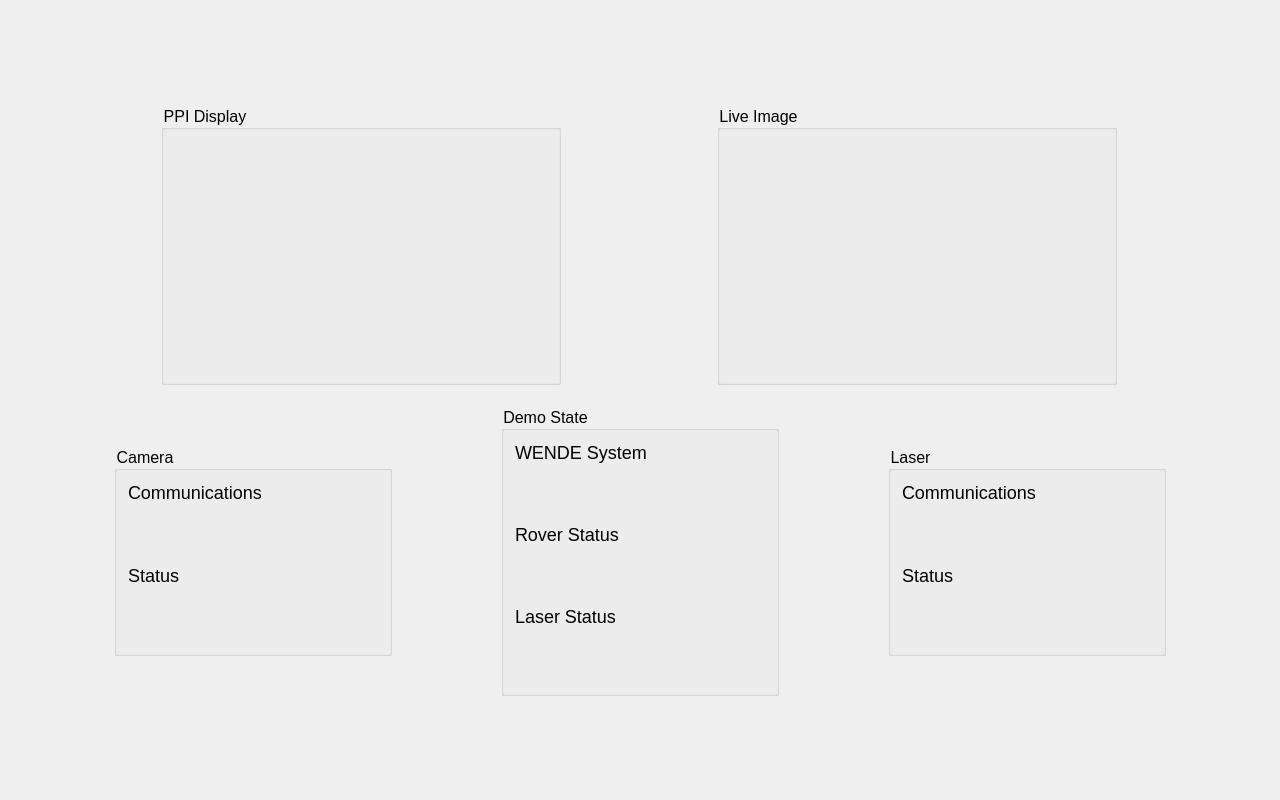
<?xml version="1.0" encoding="UTF-8"?>
<ui version="4.0">
 <class>MainWindow</class>
 <widget class="QMainWindow" name="MainWindow">
  <property name="geometry">
   <rect>
    <x>0</x>
    <y>0</y>
    <width>1280</width>
    <height>800</height>
   </rect>
  </property>
  <property name="minimumSize">
   <size>
    <width>1280</width>
    <height>800</height>
   </size>
  </property>
  <property name="windowTitle">
   <string>WENDE POC PPI</string>
  </property>
  <property name="styleSheet">
   <string notr="true">QToolButton:hover
{
background-color: rgba(165, 165, 165, 50%);
}

QGroupBox
{
font-size: 16px;
/*background-color: hsv(0%, 0%, 75%);*/
}

QLabel
{
font-size: 18px;
}

QPushButton
{
font-size: 18px;
padding: 4px;
}</string>
  </property>
  <widget class="QWidget" name="centralWidget">
   <layout class="QVBoxLayout" name="verticalLayout_17">
    <item>
     <layout class="QVBoxLayout" name="blViewingStatus">
      <item>
       <spacer name="verticalSpacer_4">
        <property name="orientation">
         <enum>Qt::Vertical</enum>
        </property>
        <property name="sizeHint" stdset="0">
         <size>
          <width>20</width>
          <height>40</height>
         </size>
        </property>
       </spacer>
      </item>
      <item>
       <layout class="QHBoxLayout" name="hlViewingStatus">
        <item>
         <layout class="QVBoxLayout" name="vlPPI">
          <property name="sizeConstraint">
           <enum>QLayout::SetDefaultConstraint</enum>
          </property>
          <item>
           <widget class="QGroupBox" name="gbPPI">
            <property name="sizePolicy">
             <sizepolicy hsizetype="Fixed" vsizetype="Fixed">
              <horstretch>0</horstretch>
              <verstretch>0</verstretch>
             </sizepolicy>
            </property>
            <property name="minimumSize">
             <size>
              <width>400</width>
              <height>280</height>
             </size>
            </property>
            <property name="title">
             <string>PPI Display</string>
            </property>
            <layout class="QVBoxLayout" name="verticalLayout_14">
             <item>
              <widget class="QLabel" name="label_2">
               <property name="maximumSize">
                <size>
                 <width>600</width>
                 <height>16777215</height>
                </size>
               </property>
               <property name="text">
                <string/>
               </property>
               <property name="pixmap">
                <pixmap resource="assets/assets.qrc">:/placeholders/ppi-mockup.svg</pixmap>
               </property>
               <property name="scaledContents">
                <bool>true</bool>
               </property>
               <property name="wordWrap">
                <bool>false</bool>
               </property>
               <property name="margin">
                <number>0</number>
               </property>
              </widget>
             </item>
            </layout>
           </widget>
          </item>
         </layout>
        </item>
        <item>
         <layout class="QVBoxLayout" name="vlLiveImage" stretch="0">
          <item>
           <widget class="QGroupBox" name="gbLiveImage">
            <property name="sizePolicy">
             <sizepolicy hsizetype="Fixed" vsizetype="Fixed">
              <horstretch>0</horstretch>
              <verstretch>0</verstretch>
             </sizepolicy>
            </property>
            <property name="minimumSize">
             <size>
              <width>400</width>
              <height>280</height>
             </size>
            </property>
            <property name="title">
             <string>Live Image</string>
            </property>
            <widget class="QLabel" name="label">
             <property name="geometry">
              <rect>
               <x>20</x>
               <y>-70</y>
               <width>401</width>
               <height>431</height>
              </rect>
             </property>
             <property name="text">
              <string/>
             </property>
             <property name="pixmap">
              <pixmap resource="assets/assets.qrc">:/placeholders/testimage.png</pixmap>
             </property>
             <property name="alignment">
              <set>Qt::AlignCenter</set>
             </property>
            </widget>
           </widget>
          </item>
         </layout>
        </item>
        <item>
         <layout class="QVBoxLayout" name="vlDTI">
          <item>
           <layout class="QVBoxLayout" name="vlDTI_2"/>
          </item>
         </layout>
        </item>
       </layout>
      </item>
      <item>
       <layout class="QHBoxLayout" name="hlStatusIndicators">
        <property name="topMargin">
         <number>15</number>
        </property>
        <item>
         <widget class="QGroupBox" name="gbCameraIndicators">
          <property name="sizePolicy">
           <sizepolicy hsizetype="Fixed" vsizetype="Fixed">
            <horstretch>0</horstretch>
            <verstretch>0</verstretch>
           </sizepolicy>
          </property>
          <property name="minimumSize">
           <size>
            <width>275</width>
            <height>204</height>
           </size>
          </property>
          <property name="styleSheet">
           <string notr="true">font-size: 16px;</string>
          </property>
          <property name="title">
           <string>Camera</string>
          </property>
          <layout class="QVBoxLayout" name="verticalLayout_7">
           <item>
            <layout class="QVBoxLayout" name="vlCameraComms">
             <item>
              <widget class="QLabel" name="lblCameraComms">
               <property name="styleSheet">
                <string notr="true">font-size: 18px;</string>
               </property>
               <property name="text">
                <string>Communications</string>
               </property>
              </widget>
             </item>
             <item>
              <widget class="QLabel" name="widCameraComms">
               <property name="minimumSize">
                <size>
                 <width>250</width>
                 <height>50</height>
                </size>
               </property>
               <property name="text">
                <string/>
               </property>
               <property name="pixmap">
                <pixmap resource="assets/assets.qrc">:/indicators/goodIndicator.svg</pixmap>
               </property>
              </widget>
             </item>
            </layout>
           </item>
           <item>
            <layout class="QVBoxLayout" name="vlCameraStatus">
             <item>
              <widget class="QLabel" name="lblCameraStatus">
               <property name="styleSheet">
                <string notr="true">font-size: 18px;</string>
               </property>
               <property name="text">
                <string>Status</string>
               </property>
              </widget>
             </item>
             <item>
              <widget class="QLabel" name="widCameraStatus">
               <property name="minimumSize">
                <size>
                 <width>250</width>
                 <height>50</height>
                </size>
               </property>
               <property name="text">
                <string/>
               </property>
               <property name="pixmap">
                <pixmap resource="assets/assets.qrc">:/indicators/goodIndicator.svg</pixmap>
               </property>
              </widget>
             </item>
            </layout>
           </item>
          </layout>
         </widget>
        </item>
        <item>
         <widget class="QGroupBox" name="gbDemoIndicators">
          <property name="sizePolicy">
           <sizepolicy hsizetype="Fixed" vsizetype="Fixed">
            <horstretch>0</horstretch>
            <verstretch>0</verstretch>
           </sizepolicy>
          </property>
          <property name="minimumSize">
           <size>
            <width>275</width>
            <height>290</height>
           </size>
          </property>
          <property name="styleSheet">
           <string notr="true"/>
          </property>
          <property name="title">
           <string>Demo State</string>
          </property>
          <layout class="QVBoxLayout" name="verticalLayout_10">
           <item>
            <layout class="QVBoxLayout" name="verticalLayout_11">
             <item>
              <widget class="QLabel" name="item_7">
               <property name="styleSheet">
                <string notr="true">font-size: 18px;</string>
               </property>
               <property name="text">
                <string>WENDE System</string>
               </property>
              </widget>
             </item>
             <item>
              <widget class="QLabel" name="widWendeStatus">
               <property name="minimumSize">
                <size>
                 <width>250</width>
                 <height>50</height>
                </size>
               </property>
               <property name="text">
                <string/>
               </property>
               <property name="pixmap">
                <pixmap resource="assets/assets.qrc">:/indicators/goodIndicator.svg</pixmap>
               </property>
              </widget>
             </item>
            </layout>
           </item>
           <item>
            <layout class="QVBoxLayout" name="verticalLayout_12">
             <item>
              <widget class="QLabel" name="item_8">
               <property name="styleSheet">
                <string notr="true">font-size: 18px;</string>
               </property>
               <property name="text">
                <string>Rover Status</string>
               </property>
              </widget>
             </item>
             <item>
              <widget class="QLabel" name="widRoverStatus">
               <property name="minimumSize">
                <size>
                 <width>250</width>
                 <height>50</height>
                </size>
               </property>
               <property name="text">
                <string/>
               </property>
               <property name="pixmap">
                <pixmap resource="assets/assets.qrc">:/indicators/acquiredIndicator.svg</pixmap>
               </property>
              </widget>
             </item>
            </layout>
           </item>
           <item>
            <layout class="QVBoxLayout" name="verticalLayout_13">
             <item>
              <widget class="QLabel" name="item_9">
               <property name="styleSheet">
                <string notr="true">font-size: 18px;</string>
               </property>
               <property name="text">
                <string>Laser Status</string>
               </property>
              </widget>
             </item>
             <item>
              <widget class="QLabel" name="widLaserActive">
               <property name="minimumSize">
                <size>
                 <width>250</width>
                 <height>50</height>
                </size>
               </property>
               <property name="text">
                <string/>
               </property>
               <property name="pixmap">
                <pixmap resource="assets/assets.qrc">:/indicators/activeIndicator.svg</pixmap>
               </property>
              </widget>
             </item>
            </layout>
           </item>
          </layout>
         </widget>
        </item>
        <item>
         <widget class="QGroupBox" name="gbLaserIndicators">
          <property name="sizePolicy">
           <sizepolicy hsizetype="Fixed" vsizetype="Fixed">
            <horstretch>0</horstretch>
            <verstretch>0</verstretch>
           </sizepolicy>
          </property>
          <property name="minimumSize">
           <size>
            <width>275</width>
            <height>204</height>
           </size>
          </property>
          <property name="styleSheet">
           <string notr="true">font-size: 16px;</string>
          </property>
          <property name="title">
           <string>Laser</string>
          </property>
          <layout class="QVBoxLayout" name="verticalLayout_4">
           <item>
            <layout class="QVBoxLayout" name="vlLaserComms">
             <item>
              <widget class="QLabel" name="lblLaserComms">
               <property name="styleSheet">
                <string notr="true">font-size: 18px;</string>
               </property>
               <property name="text">
                <string>Communications</string>
               </property>
              </widget>
             </item>
             <item>
              <widget class="QLabel" name="widLaserComms">
               <property name="minimumSize">
                <size>
                 <width>250</width>
                 <height>50</height>
                </size>
               </property>
               <property name="text">
                <string/>
               </property>
               <property name="pixmap">
                <pixmap resource="assets/assets.qrc">:/indicators/goodIndicator.svg</pixmap>
               </property>
              </widget>
             </item>
            </layout>
           </item>
           <item>
            <layout class="QVBoxLayout" name="vlLaserStatus">
             <item>
              <widget class="QLabel" name="lblLaserStatus">
               <property name="styleSheet">
                <string notr="true">font-size: 18px;</string>
               </property>
               <property name="text">
                <string>Status</string>
               </property>
              </widget>
             </item>
             <item>
              <widget class="QLabel" name="widLaserStatus">
               <property name="minimumSize">
                <size>
                 <width>250</width>
                 <height>50</height>
                </size>
               </property>
               <property name="text">
                <string/>
               </property>
               <property name="pixmap">
                <pixmap resource="assets/assets.qrc">:/indicators/goodIndicator.svg</pixmap>
               </property>
              </widget>
             </item>
            </layout>
           </item>
          </layout>
         </widget>
        </item>
       </layout>
      </item>
      <item>
       <spacer name="verticalSpacer_3">
        <property name="orientation">
         <enum>Qt::Vertical</enum>
        </property>
        <property name="sizeHint" stdset="0">
         <size>
          <width>20</width>
          <height>40</height>
         </size>
        </property>
       </spacer>
      </item>
     </layout>
    </item>
   </layout>
  </widget>
 </widget>
 <layoutdefault spacing="6" margin="11"/>
 <resources>
  <include location="assets/assets.qrc"/>
 </resources>
 <connections/>
</ui>
